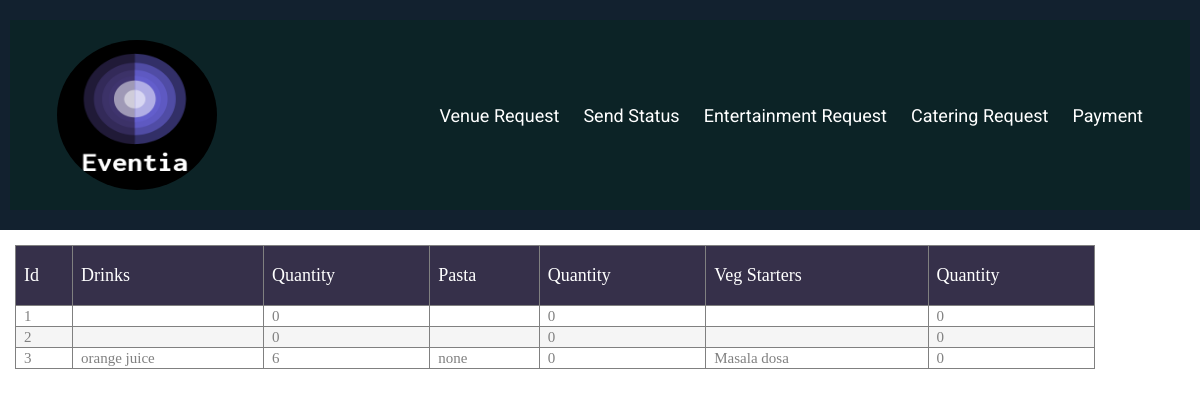
/Admin/Catering.php, run on the app's committed database.
### tables this page shows
CREATE TABLE `cat` (
  `id` int(11) NOT NULL,
  `menu1` varchar(20) NOT NULL,
  `qty1` int(11) NOT NULL,
  `menu2` varchar(20) NOT NULL,
  `qty2` int(11) NOT NULL,
  `menu3` varchar(20) NOT NULL,
  `qty3` int(11) NOT NULL
);

### Admin/Catering.php (the view, shortened to what this page needs)
<?php
   echo "<link rel='stylesheet' type='text/css' href='./Style/ind.css' />";
?>
<?php include('./Links.php'); ?>
<?php include('navbar.php'); ?>
<?php
	require_once('./db.conf.php');
 $query= "SELECT * FROM cat";
 $result=mysqli_query($connString,$query);
 ?>
<!DOCTYPE html>
<html>
   <head>
   </head>
   <body>
   <div class="table1">
<form action="catering.php" method="post">
   <table border="1">
   <thead class="table100-head">
       <th>Id</th>
       <th>Drinks</th>
       <th>Quantity</th>
       <th>Pasta</th>
       <th>Quantity</th>
       <th>Veg Starters</th>
       <th>Quantity</th>
   </thead>
   <?php
           while ($row = mysqli_fetch_assoc($result))
           {
               ?>
           <tr>
           <td><?php echo $row['id']; ?></td>
           <td><?php echo $row['menu1']; ?></td>
           <td><?php echo $row['qty1']; ?></td>
           <td><?php echo $row['menu2']; ?></td>
           <td><?php echo $row['qty2']; ?></td>
           <td><?php echo $row['menu3']; ?></td>
           <td><?php echo $row['qty3']; ?></td>
       </tr>
           <?php
           }
           ?>
</table>
</form>
<br>
</div>
   </body>
</html>

### Admin/Style/ind.css (style rules this page uses)
* { box-sizing: border-box; }
body { margin: 0; font-family: Arial, Helvetica, sans-serif; }
body { font-family: Verdana, sans-serif; }

### css/style.css (style rules this page uses)
* { box-sizing: border-box; }
body { font-size: 1.1rem; }

### Admin/Catering.php (style rules this page uses)
table { border-collapse: collapse; width:90%; margin:15px; }
table td, table th { padding-left: 8px; }
tbody tr:nth-child(even) { background-color: #f5f5f5; }
.table100-head th { font-family: OpenSans-Regular; font-size: 18px; color: #fff; line-height: 1.2; font-weight: unset; }
tbody tr { font-family: OpenSans-Regular; font-size: 15px; color: #808080; line-height: 1.2; font-weight: unset; padding:20px; }

### data on the page
cat: id "1", qty1 "0", qty2 "0", qty3 "0"
cat: id "2", qty1 "0", qty2 "0", qty3 "0"
cat: id "3", menu1 "orange juice", qty1 "6", menu2 "none", qty2 "0", menu3 "Masala dosa", qty3 "0"
